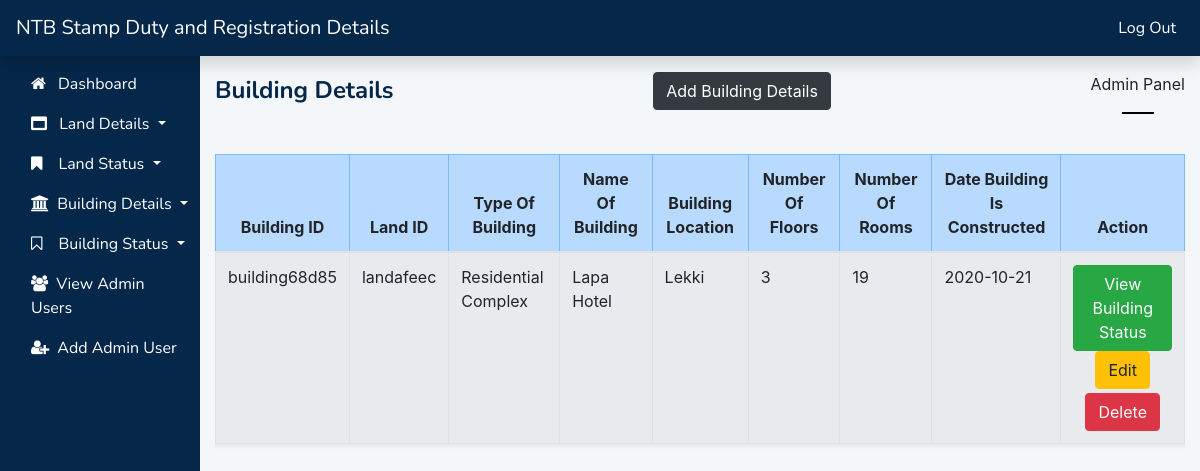
The app's page /building.php (signed in) with its own data.
### tables this page shows
CREATE TABLE `building_details` (
  `id` int(11) NOT NULL,
  `building_id` varchar(255) NOT NULL,
  `land_id` varchar(255) NOT NULL,
  `type_of_building` varchar(255) NOT NULL,
  `name_of_building` varchar(255) NOT NULL,
  `building_location` varchar(255) NOT NULL,
  `num_of_floors` varchar(255) NOT NULL,
  `num_of_rooms` varchar(255) NOT NULL,
  `date_building_constructed` date NOT NULL DEFAULT current_timestamp()
);

### building.php (the view, shortened to what this page needs)
<?php
    require('connect_db.php');
?>
<div class="col-md-10 col-sm-9 pt-3 main-body">
    <div class="d-flex justify-content-between">
        <span class="active-page">Building Details</span>
        <div><a href="addbuilding.php" class="btn btn-dark status-btn text-center">Add Building Details</a></div>
        <span>Admin Panel<hr class="hr-line"></span>
    </div>
    <div class="table-responsive mt-4">
        <table class="table table-bordered table-striped table-hover shadow-sm">
            <thead class="table-primary">
                <tr>
                    <th>Building ID</th>
                    <th>Land ID</th>
                    <th>Type Of Building</th>
                    <th>Name Of Building</th>
                    <th>Building Location</th>
                    <th>Number Of Floors</th>
                    <th>Number Of Rooms</th>
                    <th>Date Building Is Constructed</th>
                    <th>Action</th>
                </tr>
            </thead>
            <tbody>
                <?php
                    $query = "SELECT id, building_id, land_id, type_of_building, name_of_building, building_location, num_of_floors, num_of_rooms, date_building_constructed FROM building_details";
                    $result = mysqli_query($conn, $query);
                    if(mysqli_num_rows($result) > 0){
                        while($row = mysqli_fetch_array($result, MYSQLI_ASSOC)){
                            echo "<tr>
                                    <td>{$row['building_id']}</td>
                                    <td>{$row['land_id']}</td>
                                    <td>{$row['type_of_building']}</td>
                                    <td>{$row['name_of_building']}</td>
                                    <td>{$row['building_location']}</td>
                                    <td>{$row['num_of_floors']}</td>
                                    <td>{$row['num_of_rooms']}</td>
                                    <td>{$row['date_building_constructed']}</td>
                                    <td class=\"text-center\">
                                        <a href=\"buildingstatus.php?id={$row['building_id']}\" class=\"btn btn-success status-btn\">View Building Status</a>
                                        <a href=\"addbuilding.php?id={$row['id']}\" class=\"btn btn-warning edit-btn\">Edit</a>
                                        <a href=\"building.php?delid={$row['id']}\" class=\"btn btn-danger mt-1 delete-btn\">Delete</a>
                                    </td>
                                </tr>";
                        }
                    }else{
                        echo "<tr><td colspan=\"9\">No Record! Click here to add building record <a href=\"addbuilding.php\" class=\"btn btn-success ml-3\">Add Building Details</a></td>";
                    }
                ?>
            </tbody>
        </table>
    </div>
</div>

### assets/css/style.css (style rules this page uses)
.hr-line { width: 30px; border: 0.05px solid black; }
.nav-header { background-color: #052749; }
.navbar a { color: #fff; font-family: 'Nunito', 'Trebuchet MS', 'Lucida Sans Unicode', 'Lucida Grande', 'Lucida Sans', Arial, sans-serif; }
.side-nav { background-color: #052749; position: fixed; z-index: 1; overflow-x: hidden; height: 100%; }
.active-page { color: #052749; font-weight: bold; font-size: x-large; font-family: 'Nunito', 'Trebuchet MS', 'Lucida Sans Unicode', 'Lucida Grande', 'Lucida Sans', Arial, sans-serif; }
.main-body { margin-left: auto; }
.table-primary th { text-align: center; }

### records on screen
building_details: building "building68d85", land "landafeec", type_of_building "Residential Complex", name_of_building "Lapa Hotel", building_location "Lekki", num_of_floors "3", num_of_rooms "19", date_building_constructed "2020-10-21"
